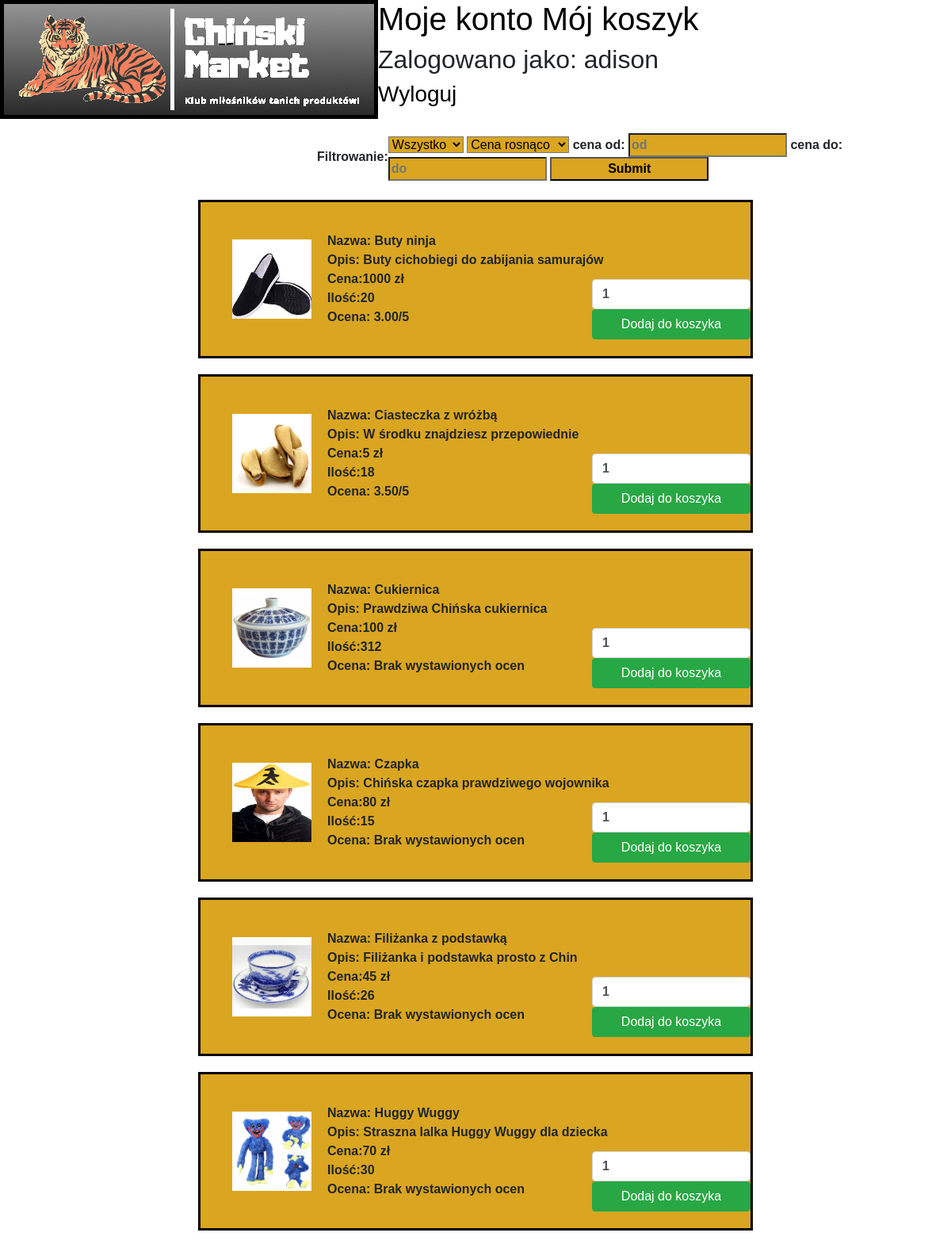
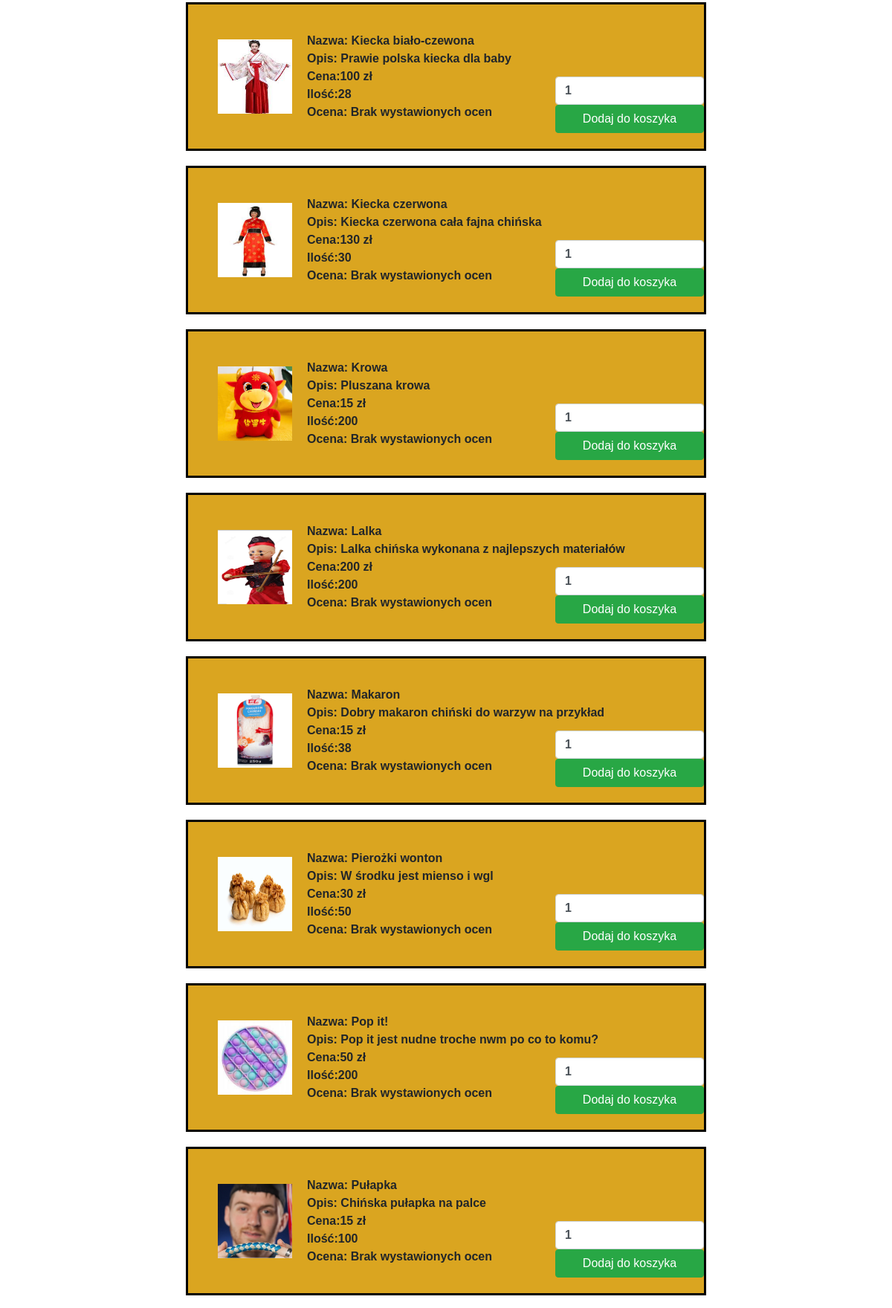
Screenshot of /index.php (signed in, upper part) with the database file from the repository (2 pictures, top to bottom).
### tables this page shows
CREATE TABLE `uzytkownik` (
  `id` int(11) NOT NULL AUTO_INCREMENT,
  `nazwa` varchar(50) NOT NULL,
  `email` varchar(50) NOT NULL,
  `haslo` varchar(50) NOT NULL,
  `czyadmin` tinyint(1) NOT NULL,
  PRIMARY KEY (`id`)
);

CREATE TABLE `produkty` (
  `id` int(11) NOT NULL AUTO_INCREMENT,
  `tytul` varchar(255) NOT NULL,
  `zdjecie` varchar(255) NOT NULL,
  `cena_bez` double DEFAULT NULL,
  `cena_z` double DEFAULT NULL,
  `opis` varchar(255) NOT NULL,
  `ilosc` int(11) NOT NULL,
  `opisDuzy` varchar(200) DEFAULT NULL,
  `rodzaj` varchar(30) DEFAULT NULL,
  `ocena` double DEFAULT NULL,
  `ilosc_ocen` int(11) NOT NULL,
  PRIMARY KEY (`id`)
);

### index.php (the view, shortened to what this page needs)
<?php
include 'config.php';
$id=$_SESSION['id'];
$uzy = "SELECT nazwa from uzytkownik where id='$id'";
$select2 = mysqli_query($conn,$uzy);
?>
<html>
<head>
    <link rel="stylesheet" href="css.css">
    <link rel="stylesheet" href="https://cdn.jsdelivr.net/npm/bootstrap@4.0.0/dist/css/bootstrap.min.css">
</head>
<body>
<header>
    <?php
echo'
<a href="index.php">
<img class="image" style="float: left" src =i.png>
</a>
  <h1>
 ';
if(!empty($_SESSION['id']))
{
echo'
      <a href="konto.php">Moje konto</a>
      <a href="koszyk.php">Mój koszyk</a>
      ';
}
echo'
  </h1>
 ';
    $uzy= mysqli_fetch_assoc($select2);
    if(!empty($_SESSION['id'])){
   echo'<h2>Zalogowano jako: '.$uzy['nazwa'].'</h2><a href="wyloguj.php"><h3>Wyloguj</h3></a>';
    }
    else
    {
        echo'<h2><a href='."login.php".'>Zaloguj</a> </h2>
 <br> <br>
  <br> <br>' .
            '';
    }
    ?>
</header>
<br>
<div class="filtr">
Filtrowanie:
<form method="post">
<select name="rodzaj">
    <option value="wszystko">Wszystko</option>
</select>
    <select name="cena">
        <option value="rosnaco">Cena rosnąco</option>
    </select>
    cena od:
    <input type="text" name="cenaod" pattern="\d+" placeholder="od">
    cena do:
    <input type="text" name="cenado" pattern="\d+" placeholder="do">
    <input type="submit" name="filtr">
</form>
</div>
<br>
<?php
if(empty($_POST['filtr']))
{
    $produkt= "SELECT * FROM produkty order by tytul";
    $select = mysqli_query($conn,$produkt);
}
while($rzad = mysqli_fetch_assoc($select)) {
echo' <div class="produkt">
<a href="szczegoly.php?id= ' . $rzad['id'] . '">
     <img src="' . $rzad['zdjecie'] . '" width="100px" height="100px" class="zdjecie">
</a>
Nazwa: ' . $rzad['tytul'] . '
     <br>
Opis:' . $rzad['opis'] . '
      <br>
Cena:' . $rzad['cena_bez'] . ' zł
       <br>
Ilość:' . $rzad['ilosc'] . '
<br>
Ocena:
  ';
    if($rzad['ocena']==null)
    {
        echo'Brak wystawionych ocen';
    }else
        echo ''. number_format($rzad['ocena'],2) . '/5';
    if (!empty($_SESSION['id'])) {
       echo'
<form method="post" action="index.php?action=add&id= ' . $rzad['id'] . '">
<div class="prawo">
 <input type="text" name="ilosc" class="form-control" style="width: 200px"pattern="\d+" value="1">
    <input type="hidden" name="iloscc" class="form-control" id="example1" value=" ' . $rzad['ilosc'] . '">
    <input type="hidden" name="id" value=" ' . $rzad['id'] . '">
    <input type="hidden" name="ukrytytytul"value=" ' . $rzad['tytul'] . '">
    <input type="hidden" name="ukrytacenabez"value="' . $rzad['cena_bez'] . '">
    <input type="hidden" name="ukrytacenaz"value="' . $rzad['cena_z'] . '">
    <input type="submit" style="margin-right: auto" name="dodaj_do_koszyka" class="btn btn-success" value="Dodaj do koszyka">
    </div>
</form>
';
    }
    echo'</div>';
}
?>
</body>
</html>

### css.css (style rules this page uses)
* { margin: 0px; box-sizing: border-box; font-family: 'Spartan',sans-serif; }
.produkt { padding: 20px; align-items: center; display:flex; flex-grow: 1; border:solid black; height:200px; width: 700px; margin-inline: auto; margin-bottom: 20px; background-color: goldenrod; position: relative; font-weight: bold; }
body { background-image: url("bg.jpg"); background-color: #cccccc; background-position: center; }
.zdjecie { margin-left: 20px; margin-right: 20px; }
.filtr { font-weight: bold; display:flex; align-items: center; margin-left: 400px; }
a:link { color: black; }
.prawo { position: absolute; right: 0; }
input { margin-right: auto; width: 200px; background-color: goldenrod; }
input { margin-right: auto; width: 200px; background-color: goldenrod; font-size: 15px; font-weight: bold; }
select { background-color: goldenrod; }

### rows the page displays
uzytkownik: nazwa "adison"
produkty: zdjecie (picture), tytul "Buty ninja", opis "Buty cichobiegi do zabijania samurajów", cena_bez "1000", ilosc "20", ocena "3.00"
produkty: zdjecie (picture), tytul "Ciasteczka z wróżbą", opis "W środku znajdziesz przepowiednie", cena_bez "5", ilosc "18", ocena "3.50"
produkty: zdjecie (picture), tytul "Cukiernica", opis "Prawdziwa Chińska cukiernica", cena_bez "100", ilosc "312", shows "Brak wystawionych ocen"
produkty: zdjecie (picture), tytul "Czapka", opis "Chińska czapka prawdziwego wojownika", cena_bez "80", ilosc "15", shows "Brak wystawionych ocen"
produkty: zdjecie (picture), tytul "Filiżanka z podstawką", opis "Filiżanka i podstawka prosto z Chin", cena_bez "45", ilosc "26", shows "Brak wystawionych ocen"
produkty: zdjecie (picture), tytul "Huggy Wuggy", opis "Straszna lalka Huggy Wuggy dla dziecka", cena_bez "70", ilosc "30", shows "Brak wystawionych ocen"
produkty: zdjecie (picture), tytul "Kiecka biało-czewona", opis "Prawie polska kiecka dla baby", cena_bez "100", ilosc "28", shows "Brak wystawionych ocen"
produkty: zdjecie (picture), tytul "Kiecka czerwona", opis "Kiecka czerwona cała fajna chińska", cena_bez "130", ilosc "30", shows "Brak wystawionych ocen"
produkty: zdjecie (picture), tytul "Krowa", opis "Pluszana krowa", cena_bez "15", ilosc "200", shows "Brak wystawionych ocen"
produkty: zdjecie (picture), tytul "Lalka", opis "Lalka chińska wykonana z najlepszych materiałów", cena_bez "200", ilosc "200", shows "Brak wystawionych ocen"
produkty: zdjecie (picture), tytul "Makaron", opis "Dobry makaron chiński do warzyw na przykład", cena_bez "15", ilosc "38", shows "Brak wystawionych ocen"
produkty: zdjecie (picture), tytul "Pierożki wonton", opis "W środku jest mienso i wgl", cena_bez "30", ilosc "50", shows "Brak wystawionych ocen"
produkty: zdjecie (picture), tytul "Pop it!", opis "Pop it jest nudne troche nwm po co to komu?", cena_bez "50", ilosc "200", shows "Brak wystawionych ocen"
produkty: zdjecie (picture), tytul "Pułapka", opis "Chińska pułapka na palce", cena_bez "15", ilosc "100", shows "Brak wystawionych ocen"
